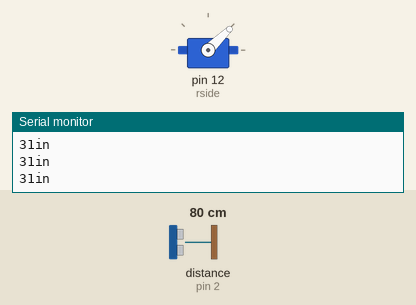
Recording of a sketch running on a simulated Arduino Uno, built with avr-gcc and run on an emulated ATmega328P. Shown: servo, the last lines printed to the serial monitor. Wiring (inferred from the names in the program): ultrasonic range finder: trigger pin 2; echo pin 2. The inputs (shaded band) are chosen by the test bench; at power-on: distance to the obstacle (sensor on pin 2) 80 cm. The echo pulse lasts 58.3 µs per cm.

Above: at 1.2 s.
1.3 s: distance to the obstacle (sensor on pin 2) set to 30 cm
2.8 s: distance to the obstacle (sensor on pin 2) set to 27 cm
At 4.0 s:
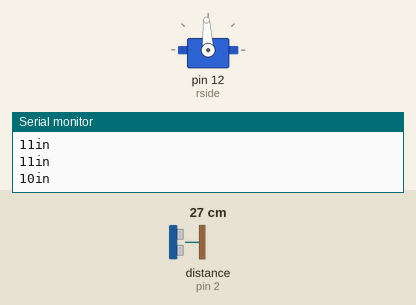
Timing chart, 0 to 9.6 s (numbered marks = the images above; inputs shaded):
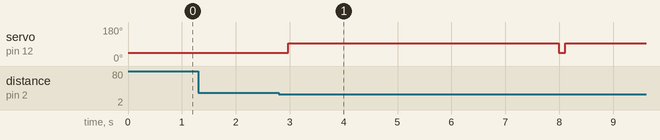

Measured:
- the behaviour switches between 29 and 28 cm on distance to the obstacle (sensor on pin 2) (found by bisection; images 0 and 1)
- after the input at 2.8 s, servo on pin 12 (rside): 44° → 93° after 0.18 s, → 44° 5.0 s later, → 93° 0.12 s later

The sketch:

drive_until_ping.ino
```cpp
#include <Arduino.h>

#include <Servo.h>

#define FORWARD 1000
#define BACKWARD 2000
#define STOP 1500

Servo rside;
Servo lside;
const int pingPin = 2;

void setup(){
  rside.attach(12);
  Serial.begin(9600);
}


void loop(){
  rside.writeMicroseconds(FORWARD);
  delay(15);

  long duration, inches;

  pinMode(pingPin, OUTPUT);
  digitalWrite(pingPin, LOW);
  delayMicroseconds(2);
  digitalWrite(pingPin, HIGH);
  delayMicroseconds(5);
  digitalWrite(pingPin, LOW);

  pinMode(pingPin, INPUT);
  duration = pulseIn(pingPin, HIGH);

  inches = microsecondsToInches(duration);

  Serial.print(inches);
  Serial.print("in");
  Serial.println();

  delay(100);

  if(inches <= 10){
    rside.writeMicroseconds(STOP);
    delay(15);
    delay(5000);
  }

}

long microsecondsToInches(long microseconds) {
  return microseconds / 74 / 2;
}
```
